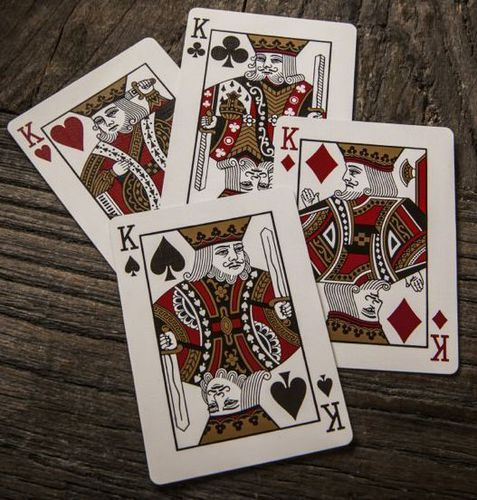
#> input picture Chapter4/cards.jpg, 477 x 500 px, given in place of the camera
$ python Project1.py
#> lines starting #> are read from the running program, lines starting #| are printed output that depends on the picture; after the words box and inside, x2 and y2 are one past the last pixel; in counts of white or black regions, pixels touching at a corner belong together
import cv2
import numpy as np

cap = cv2.VideoCapture(0)
cap.set(3, 640)
cap.set(4, 480)

myColors = {
    "Red": [0, 91, 157, 183, 244, 255],
    "Yello": [21, 71, 100, 70, 255, 172],
    "Green": [42, 89, 74, 106, 238, 179],
}


def findColor(result, color):
    imgHSV = cv2.cvtColor(result, cv2.COLOR_BGR2HSV)
    lower = np.array(color[0:3])
    upper = np.array(color[3:6])
    mask = cv2.inRange(imgHSV, lower, upper)
    imgResult = cv2.bitwise_and(result, result, mask=mask)
    return imgResult


def get_key_from_value(dictionary, value):
    for key, val in dictionary.items():
        if val == value:
            return key
    return None


def getContours(imgResult, myColors, img):
    for color in myColors.values():
        imgResult = findColor(img, color)
        imgResult = cv2.cvtColor(imgResult, cv2.COLOR_BGR2GRAY)
        contours, hierarchy = cv2.findContours(
            imgResult, cv2.RETR_EXTERNAL, cv2.CHAIN_APPROX_NONE
        )
        for cnt in contours:
            area = cv2.contourArea(cnt)
            if area > 100:
                peri = cv2.arcLength(cnt, True)
                approx = cv2.approxPolyDP(cnt, 0.02 * peri, True)
                x, y, w, h = cv2.boundingRect(approx)
                cv2.rectangle(img, (x, y), (x + w, y + h), (0, 255, 0), 2)
                cv2.putText(
                    img,
                    get_key_from_value(myColors, color),
                    (x + (w // 2), y + (h // 2) - 10),
                    cv2.FONT_HERSHEY_COMPLEX,
                    0.7,
                    (255, 255, 255),
                    2,
                )


while True:
    success, img = cap.read()
#> img is the input picture: shape (500, 477, 3); mean B, G, R 88.1, 96.6, 109.6
    if img is None:
        break
    imgResult = img.copy()
    getContours(imgResult, myColors, img)
#> the loop in getContours, `for color in myColors.values():` made 3 passes
#> contours on passes 1 to 2: 60 contours, all with area under 20, 31 contours, all with area under 20
#> pass 1, in findColor, `mask = cv2.inRange(imgHSV, lower, upper)`:
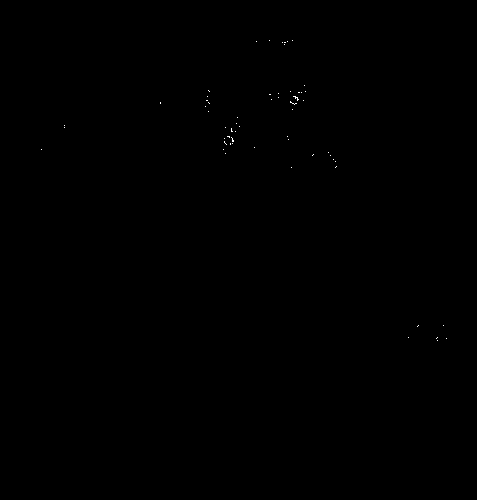
#> mask: shape (500, 477); 0.04% white in thin lines or dots, all inside (x1, y1, x2, y2) = (41, 40, 447, 341)
#> after the loop in getContours, `for color in myColors.values():`: imgResult: shape (500, 477); every value is 0
    cv2.imshow("Result", img)
    if cv2.waitKey(1) & 0xFF == ord("q"):
#> (key q is pressed here)
        break
